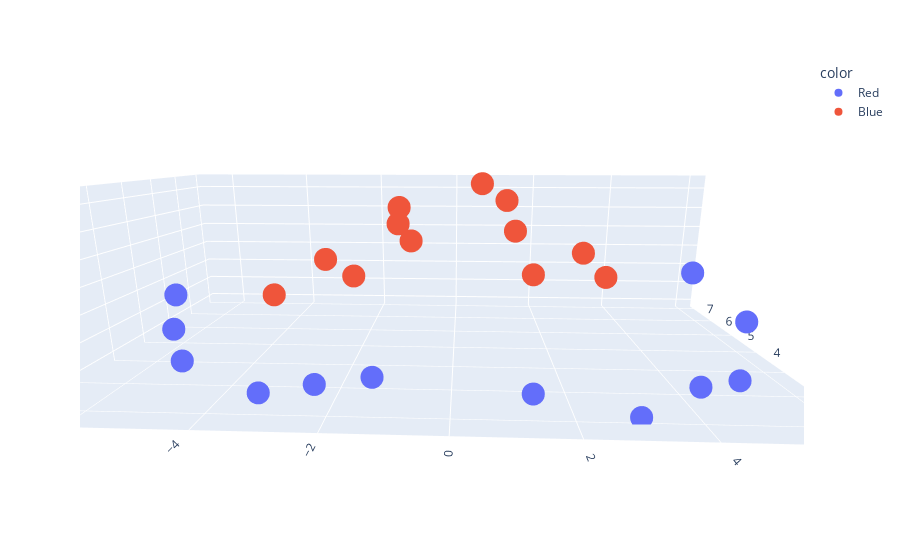

The notebook cell saved with this chart:
### Markdown cell above
Here's the 3d display

### Code cell
fig = px.scatter_3d(x=xy_datapoint['x'], y=xy_datapoint['y'], z=np.log(np.abs(xy_datapoint['y'])/np.abs(xy_datapoint['x']+0.0001)),
              color=xy_datapoint['color'])
fig.show()

### Figure 1 — Plotly figure (JSON) as saved in the notebook; plotly's stock layout.template omitted (floating-point values rounded to 4 significant figures)
{"data": [{"hovertemplate": "color=Red<br>x=%{x}<br>y=%{y}<br>z=%{z}<extra></extra>", "legendgroup": "Red", "marker": {"color": "#636efa", "symbol": "circle"}, "mode": "markers", "name": "Red", "scene": "scene", "showlegend": true, "type": "scatter3d", "x": [-6.5, -5.7, -5, -3.2, -2.2, -1.2, 1.25, 3, 4.2, 5, 6, 5.8], "y": [4.75, 3.2, 2.2, 1.25, 1.1, 0.8, 0.7, 1, 1.7, 2, 3.8, 6], "z": [-0.3136, -0.5773, -0.821, -0.94, -0.6931, -0.4054, -0.5799, -1.099, -0.9045, -0.9163, -0.4568, 0.03388]}, {"hovertemplate": "color=Blue<br>x=%{x}<br>y=%{y}<br>z=%{z}<extra></extra>", "legendgroup": "Blue", "marker": {"color": "#EF553B", "symbol": "circle"}, "mode": "markers", "name": "Blue", "scene": "scene", "showlegend": true, "type": "scatter3d", "x": [-3.8, -3, -2, -1.5, -1.3, -0.8, 0.6, 1.3, 1.3, 1.5, 3, 3.25], "y": [3.8, 5, 3.4, 6.8, 5, 3, 5.5, 7, 4.6, 3, 5.5, 4.4], "z": [2.632e-05, 0.5109, 0.5307, 1.512, 1.347, 1.322, 2.215, 1.683, 1.264, 0.6931, 0.6061, 0.3029]}], "layout": {"autosize": true, "legend": {"title": {"text": "color"}, "tracegroupgap": 0}, "margin": {"t": 60}, "scene": {"aspectmode": "auto", "aspectratio": {"x": 1.956, "y": 0.9858, "z": 0.5186}, "camera": {"center": {"x": 0, "y": 0, "z": 0}, "eye": {"x": 0.06374, "y": -1.498, "z": 0.3613}, "projection": {"type": "perspective"}, "up": {"x": 0, "y": 0, "z": 1}}, "domain": {"x": [0, 1], "y": [0, 1]}, "xaxis": {"title": {"text": "x"}, "type": "linear"}, "yaxis": {"title": {"text": "y"}, "type": "linear"}, "zaxis": {"title": {"text": "z"}, "type": "linear"}}}}
